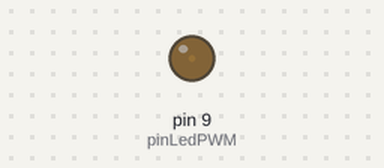
Simulated run of this sketch. Board: Arduino Uno, built with avr-gcc and run on an emulated ATmega328P. Parts: output pins drawn as LEDs (lit = HIGH).

Above: at 0.05 s.
At 0.65 s:
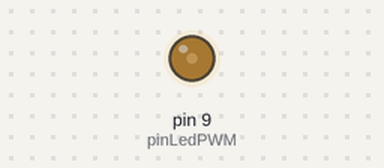
At 1.3 s:
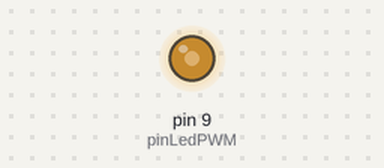
At 2.55 s:
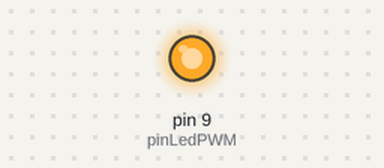
Timing chart, 0 to 5.9 s (numbered marks = the images above):
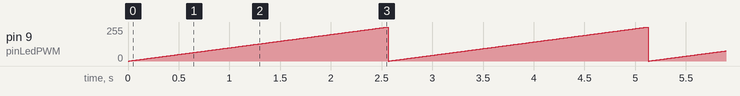

The sketch:

Led.ino
```cpp
/* Kit Bricogeek
*
* conexion led PWM
*
* by @javacasm
 */

#define pinLedPWM 9

void setup() {
}

void loop() {

  for(int i=0;i<256;i++){
    analogWrite(pinLedPWM,i);
    delay(10);
  }
}
```

Measured:
- by itself, pin 9 (pinLedPWM): ramps from 0/255 to 255/255 and jumps back, once every 2.6 s
